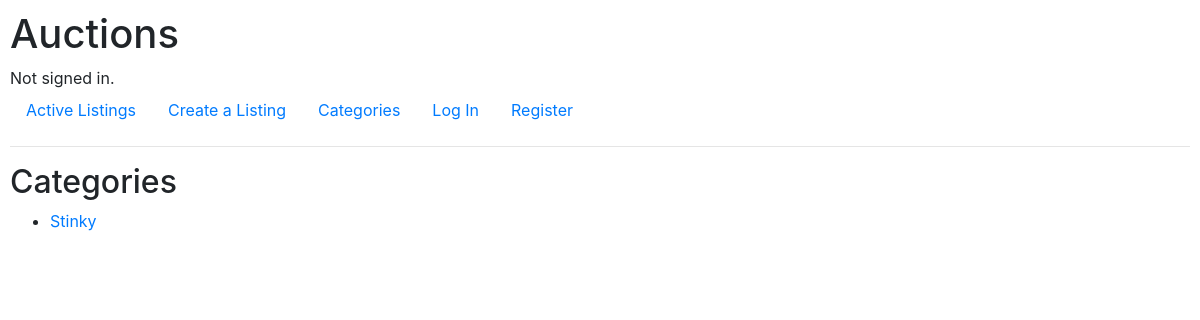
The page /categories on the database as committed earlier.
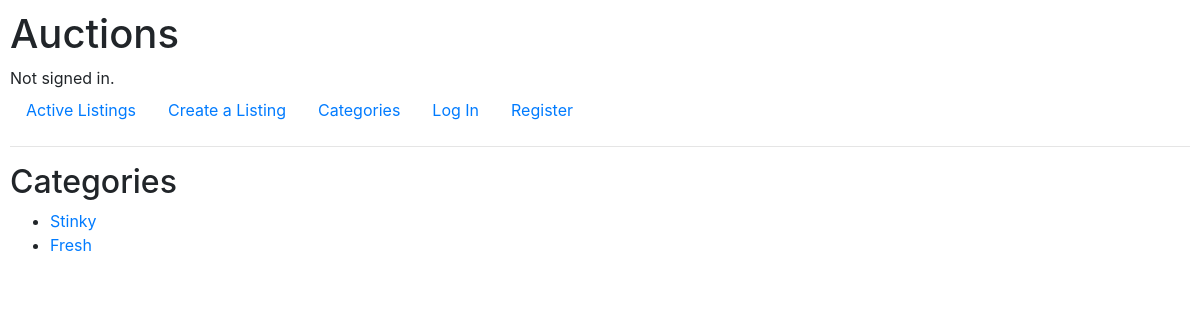
The same page on the database as committed later.
### auctions/models.py (models this page shows, shortened)
class Listing(models.Model):
    title = models.CharField(max_length=100)
    description = models.TextField()
    starting_bid = models.IntegerField()
    image_url = models.URLField(blank=True)
    category = models.CharField(max_length=100, blank=True)
    current_bid = models.IntegerField(default=0, null=True)
    user = models.ForeignKey(User, on_delete=models.CASCADE, related_name='listings')
    active = models.BooleanField(default=True)
    winner = models.ForeignKey(User, related_name='won_listing', blank=True, null=True, on_delete=models.SET_NULL)

### auctions/views.py (the view)
# urls.py: path("categories", views.categories, name="categories"),
def categories(request):
    active_listing_categories = Listing.objects.filter(active=True).exclude(category='').values_list("category", flat=True)
    return render(request, "auctions/categories.html", {
        "active_categories": active_listing_categories
    })

### auctions/templates/auctions/categories.html
{% extends "auctions/layout.html" %}
{% block body %}
    <h2>Categories</h2>
    <ul>
        {% for category in active_categories %}
            <li><a href="{% url 'category_page' cat=category %}">{{ category }}</a>
            </li>
        {% endfor %}
    </ul>
{% endblock %}

Rows that differ between the two databases and show on the page:
added Listing: category "Fresh"
